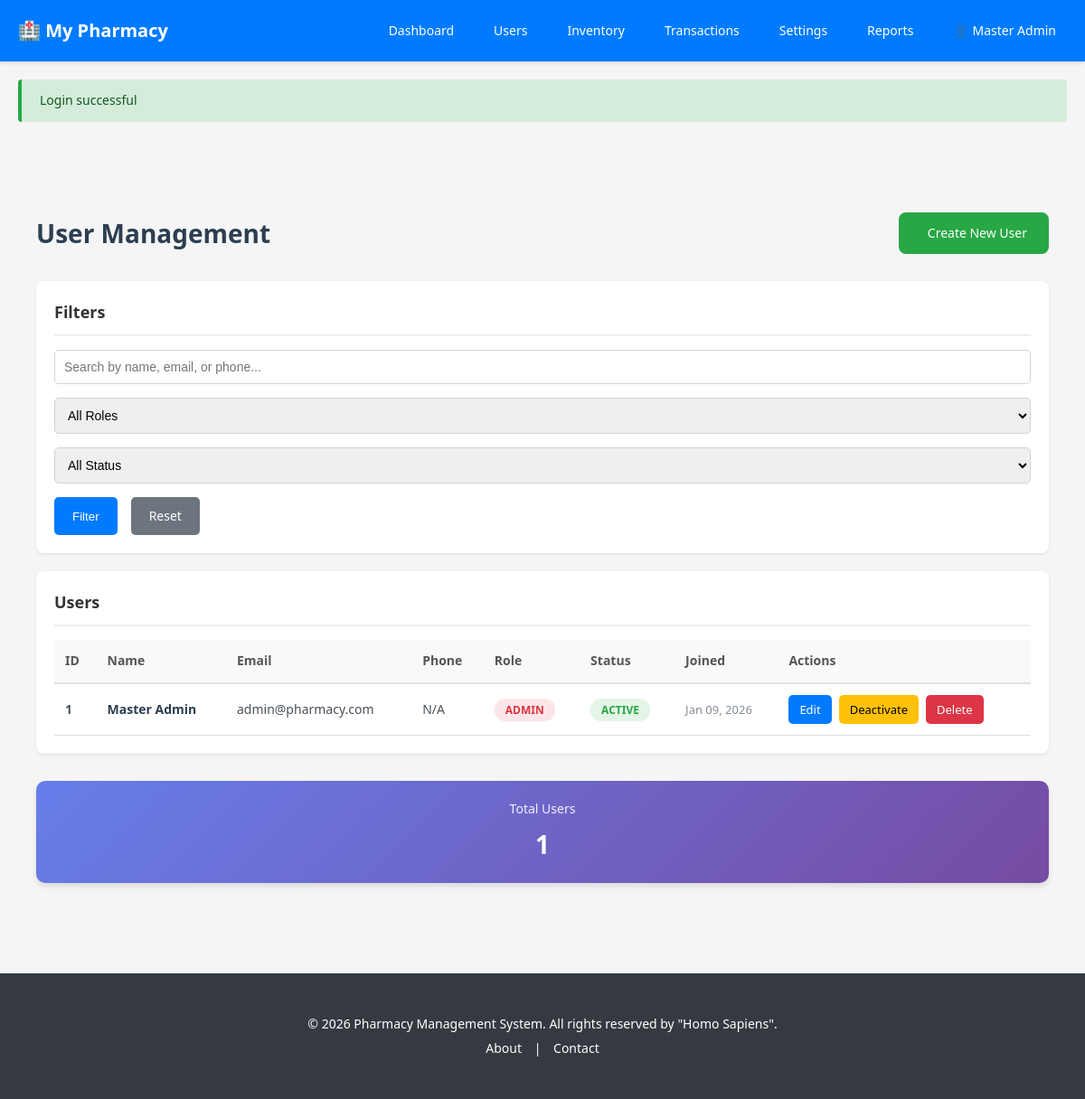
The app's page /WebTech_Project-Pharmacy_Management_System/admin/users (signed in) with its own data.
### tables this page shows
CREATE TABLE system_config (
	id INT AUTO_INCREMENT PRIMARY KEY,
	config_key VARCHAR(50) NOT NULL UNIQUE,
	value TEXT NOT NULL,
	created_at TIMESTAMP DEFAULT CURRENT_TIMESTAMP,
	updated_at TIMESTAMP DEFAULT CURRENT_TIMESTAMP ON UPDATE CURRENT_TIMESTAMP
);

CREATE TABLE users (
	id INT AUTO_INCREMENT PRIMARY KEY,
	name VARCHAR(100) NOT NULL,
	email VARCHAR(100) NOT NULL UNIQUE,
	password VARCHAR(255) NOT NULL,
	role ENUM('admin', 'inventory_manager', 'customer') NOT NULL,
	phone VARCHAR(20),
	dob DATE,
	address TEXT,
	status ENUM('active', 'inactive') DEFAULT 'active',
	reset_token VARCHAR(255) DEFAULT NULL,
	reset_expiry DATETIME DEFAULT NULL,
	created_at TIMESTAMP DEFAULT CURRENT_TIMESTAMP,
	updated_at TIMESTAMP DEFAULT CURRENT_TIMESTAMP ON UPDATE CURRENT_TIMESTAMP
);

### app/controllers/AdminController.php (called while the page is built, shortened)
<?php
require_once __DIR__ . '/../models/User.php';
require_once __DIR__ . '/../models/SystemConfig.php';
function admin_users() {
    $role_filter = getGet('role', null);
    $status_filter = getGet('status', null);
    $search = getGet('search', '');
    if (!empty($search)) {
        $users = userSearch($search, 100);
    } else {
        $users = userGetAll($role_filter, $status_filter);
    }
    $data = [
        'users' => $users,
        'role_filter' => $role_filter,
        'status_filter' => $status_filter,
        'search' => $search
    ];
    render('admin/users', $data);
}
?>

### index.php (called while the page is built, shortened)
<?php
require_once __DIR__ . '/core/Controller.php';
$urlArray = initApp();
routeRequest($urlArray);
?>

### app/models/SystemConfig.php (called while the page is built, shortened)
<?php
function systemConfigGet($config_key) {
    $db = getConnection();
    $stmt = $db->prepare('SELECT * FROM system_config WHERE config_key = ?');
    $stmt->bind_param('s', $config_key);
    $stmt->execute();
    return $stmt->get_result()->fetch_assoc();
}
function systemConfigGetValue($config_key, $default = null) {
    $config = systemConfigGet($config_key);
    return $config ? $config['value'] : $default;
}
?>

### core/Controller.php (called while the page is built, shortened)
<?php
function isLoggedIn() {
    return isset($_SESSION['user_id']) && !empty($_SESSION['user_id']);
}
function getCurrentUserRole() {
    return isset($_SESSION['role']) ? $_SESSION['role'] : null;
}
function getGet($key = null, $default = null) {
    return isset($_GET[$key]) ? $_GET[$key] : $default;
}
function getFlash() {
    if (isset($_SESSION['flash_message'])) {
        $message = $_SESSION['flash_message'];
        $type = isset($_SESSION['flash_type']) ? $_SESSION['flash_type'] : 'info';
        return ['message' => $message, 'type' => $type];
    }
    return null;
}
?>

### app/models/User.php (called while the page is built, shortened)
<?php
if (function_exists('userGetById')) {
    return;
}
function userGetAll($role = null, $status = null, $limit = null, $offset = 0) {
    $db = getConnection();
    $query = "SELECT * FROM users WHERE 1=1";
    $query .= " ORDER BY created_at DESC";
    $stmt = $db->prepare($query);
    $stmt->execute();
    return $stmt->get_result()->fetch_all(MYSQLI_ASSOC);
}
?>

### app/views/admin/users.php (the view, shortened to what this page needs)
<?php
include_once __DIR__ . '/../layouts/header.php';
?>
<div class="container" style="margin-top: 20px;">
    <div style="display: flex; justify-content: space-between; align-items: center; margin-bottom: 30px;">
        <h1 style="color: #2c3e50; margin: 0;">
            <i class="fas fa-users"></i> User Management
        </h1>
        <a href="<?php echo BASE_URL; ?>admin/createUser" style="background: #28a745; color: white; padding: 12px 24px; border-radius: 8px; text-decoration: none; display: inline-flex; align-items: center; gap: 8px;">
            <i class="fas fa-plus"></i> Create New User
        </a>
    </div>
    <div class="card" style="margin-bottom: 20px;">
        <div class="card-header">Filters</div>
        <div class="card-body">
        <form method="GET" action="<?php echo BASE_URL; ?>admin/users" style="display: flex; gap: 15px; flex-wrap: wrap;">
            <input type="text"
                   name="search"
                   placeholder="Search by name, email, or phone..."
                   value="<?php echo htmlspecialchars($search); ?>"
                   style="flex: 1; min-width: 250px; padding: 10px; border: 1px solid #ced4da; border-radius: 5px;">
            <select name="role" style="padding: 10px; border: 1px solid #ced4da; border-radius: 5px;">
                <option value="">All Roles</option>
            </select>
            <select name="status" style="padding: 10px; border: 1px solid #ced4da; border-radius: 5px;">
                <option value="" <?php echo empty($status_filter) ? 'selected' : ''; ?>>All Status</option>
            </select>
            <button type="submit" style="background: #007bff; color: white; padding: 10px 20px; border: none; border-radius: 5px; cursor: pointer;">
                <i class="fas fa-search"></i> Filter
            </button>
            <a href="<?php echo BASE_URL; ?>admin/users" style="background: #6c757d; color: white; padding: 10px 20px; border-radius: 5px; text-decoration: none; display: inline-flex; align-items: center;">
                <i class="fas fa-redo"></i> Reset
            </a>
        </form>
        </div>
    </div>
    <div class="card">
        <div class="card-header">Users</div>
        <div class="card-body">
        <?php if (!empty($users)): ?>
            <div style="overflow-x: auto;">
                <table style="width: 100%; border-collapse: collapse;">
                    <thead>
                        <tr style="background: #f8f9fa; text-align: left;">
                            <th style="padding: 12px; border-bottom: 2px solid #dee2e6;">ID</th>
                            <th style="padding: 12px; border-bottom: 2px solid #dee2e6;">Name</th>
                            <th style="padding: 12px; border-bottom: 2px solid #dee2e6;">Email</th>
                            <th style="padding: 12px; border-bottom: 2px solid #dee2e6;">Phone</th>
                            <th style="padding: 12px; border-bottom: 2px solid #dee2e6;">Role</th>
                            <th style="padding: 12px; border-bottom: 2px solid #dee2e6;">Status</th>
                            <th style="padding: 12px; border-bottom: 2px solid #dee2e6;">Joined</th>
                            <th style="padding: 12px; border-bottom: 2px solid #dee2e6;">Actions</th>
                        </tr>
                    </thead>
                    <tbody>
                        <?php foreach ($users as $user):
                            $roleColors = [
                                'admin' => '#dc3545',
                                'inventory_manager' => '#007bff',
                                'customer' => '#28a745'
                            ];
                            $roleColor = $roleColors[$user['role']] ?? '#6c757d';
                            $statusColor = $user['status'] === 'active' ? '#28a745' : '#dc3545';
                        ?>
                            <tr style="border-bottom: 1px solid #f1f3f5;">
                                <td style="padding: 12px; color: #495057; font-weight: 600;"><?php echo $user['id']; ?></td>
                                <td style="padding: 12px;">
                                    <div style="font-weight: 600; color: #2c3e50;"><?php echo htmlspecialchars($user['name']); ?></div>
                                </td>
                                <td style="padding: 12px; color: #495057;">
                                    <?php echo htmlspecialchars($user['email']); ?>
                                </td>
                                <td style="padding: 12px; color: #495057;">
                                    <?php echo htmlspecialchars($user['phone'] ?? 'N/A'); ?>
                                </td>
                                <td style="padding: 12px;">
                                    <span style="padding: 4px 12px; border-radius: 12px; font-size: 12px; font-weight: 600; background: <?php echo $roleColor; ?>20; color: <?php echo $roleColor; ?>;">
                                        <?php echo strtoupper(str_replace('_', ' ', $user['role'])); ?>
                                    </span>
                                </td>
                                <td style="padding: 12px;">
                                    <span style="padding: 4px 12px; border-radius: 12px; font-size: 12px; font-weight: 600; background: <?php echo $statusColor; ?>20; color: <?php echo $statusColor; ?>;">
                                        <?php echo strtoupper($user['status']); ?>
                                    </span>
                                </td>
                                <td style="padding: 12px; color: #868e96; font-size: 13px;">
                                    <?php echo date('M d, Y', strtotime($user['created_at'])); ?>
                                </td>
                                <td style="padding: 12px;">
                                    <div style="display: flex; gap: 8px;">
                                        <a href="<?php echo BASE_URL; ?>admin/editUser/<?php echo $user['id']; ?>"
                                           style="background: #007bff; color: white; padding: 6px 12px; border-radius: 5px; text-decoration: none; font-size: 13px;">
                                            <i class="fas fa-edit"></i> Edit
                                        </a>
                                        <?php if ($user['status'] === 'active'): ?>
                                            <a href="<?php echo BASE_URL; ?>admin/deactivateUser/<?php echo $user['id']; ?>"
                                               onclick="return confirm('Are you sure you want to deactivate this user?');"
                                               style="background: #ffc107; color: #000; padding: 6px 12px; border-radius: 5px; text-decoration: none; font-size: 13px;">
                                                <i class="fas fa-ban"></i> Deactivate
                                            </a>
                                        <?php endif; ?>
                                        <a href="<?php echo BASE_URL; ?>admin/deleteUser/<?php echo $user['id']; ?>"
                                           onclick="return confirm('Are you sure you want to permanently delete this user? This action cannot be undone.');"
                                           style="background: #dc3545; color: white; padding: 6px 12px; border-radius: 5px; text-decoration: none; font-size: 13px;">
                                            <i class="fas fa-trash"></i> Delete
                                        </a>
                                    </div>
                                </td>
                            </tr>
                        <?php endforeach; ?>
                    </tbody>
                </table>
            </div>
        <?php endif; ?>
        </div>
    </div>
    <div style="display: grid; grid-template-columns: repeat(auto-fit, minmax(200px, 1fr)); gap: 20px; margin-top: 30px;">
        <div style="background: linear-gradient(135deg, #667eea 0%, #764ba2 100%); color: white; padding: 20px; border-radius: 10px; box-shadow: 0 4px 6px rgba(0,0,0,0.1); text-align: center;">
            <div style="font-size: 14px; opacity: 0.9; margin-bottom: 5px;">Total Users</div>
            <div style="font-size: 28px; font-weight: bold;"><?php echo count($users); ?></div>
        </div>
    </div>
<?php include_once __DIR__ . '/../layouts/footer.php'; ?>

### app/views/layouts/header.php (shortened to what this page needs)
<!DOCTYPE html>
<html lang="en">
<head>
    <link rel="stylesheet" href="<?php echo BASE_URL; ?>/assets/css/style.css">
</head>
<body>
    <?php require_once __DIR__ . '/../../models/SystemConfig.php'; ?>
    <nav class="navbar">
        <div class="container">
            <div class="navbar-brand">
                <?php
                $pharmacy_name = systemConfigGetValue('pharmacy_name', 'Pharmacy Management System');
                ?>
                <a href="<?php echo BASE_URL; ?>">🏥 <?php echo htmlspecialchars($pharmacy_name); ?></a>
            </div>
            <?php if (isLoggedIn()): ?>
                <div class="navbar-menu">
                    <?php
                    $role = getCurrentUserRole();
                    $userName = isset($_SESSION['user_name']) ? $_SESSION['user_name'] : 'User';
                    ?>
                    <?php if ($role === 'admin'): ?>
                        <a href="<?php echo BASE_URL; ?>admin/dashboard">Dashboard</a>
                        <a href="<?php echo BASE_URL; ?>admin/users">Users</a>
                        <a href="<?php echo BASE_URL; ?>admin/inventory">Inventory</a>
                        <a href="<?php echo BASE_URL; ?>admin/transactionHistory">Transactions</a>
                        <a href="<?php echo BASE_URL; ?>admin/systemConfig">Settings</a>
                        <a href="<?php echo BASE_URL; ?>admin/reports">Reports</a>
                    <?php endif; ?>
                    <div class="navbar-user">
                        <span class="user-name">👤 <?php echo htmlspecialchars($userName); ?></span>
                    </div>
                </div>
            <?php endif; ?>
        </div>
    </nav>
    <?php $flash = getFlash(); if ($flash): ?>
        <div class="container">
            <div class="alert alert-<?php echo htmlspecialchars($flash['type']); ?>">
                <?php echo htmlspecialchars($flash['message']); ?>
            </div>
        </div>
    <?php endif; ?>
    <main class="container">

### records on screen
system_config: value "My Pharmacy"
users: id "1", name "Master Admin", email "admin@pharmacy.com", phone "N/A", role "ADMIN", status "ACTIVE", created_at "Jan 09, 2026"

### other values on screen
$userName "Master Admin"
$flash['message'] "Login successful"
count($users) "1"
